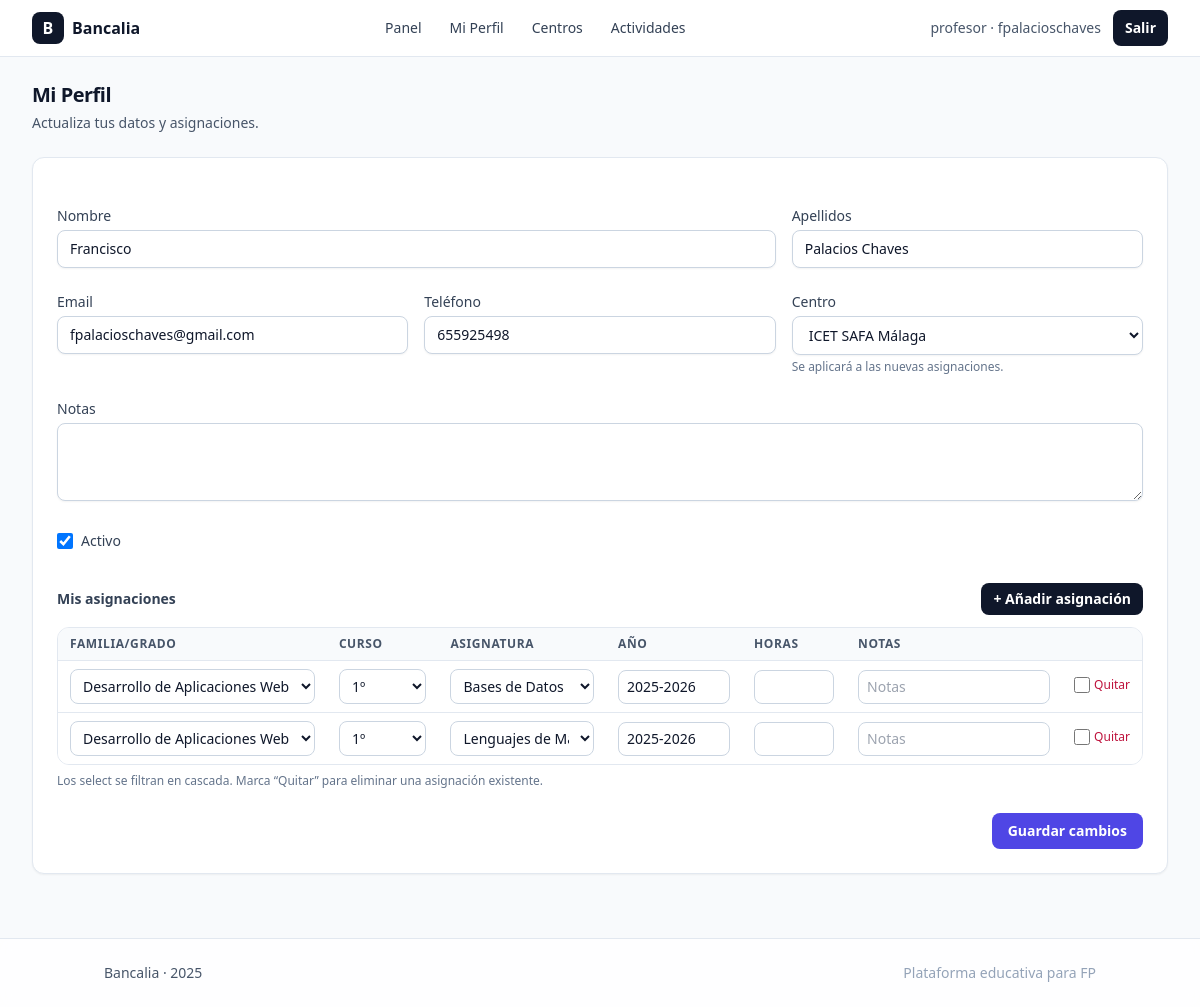
/mi-perfil.php (signed in), run on the app's committed database.
### tables this page shows
CREATE TABLE `profesores` (
  `id` int(11) NOT NULL,
  `centro_id` int(11) DEFAULT NULL,
  `nombre` varchar(120) NOT NULL,
  `apellidos` varchar(160) NOT NULL,
  `email` varchar(160) NOT NULL,
  `telefono` varchar(30) DEFAULT NULL,
  `notas` text DEFAULT NULL,
  `is_active` tinyint(1) NOT NULL DEFAULT 1,
  `created_at` datetime NOT NULL DEFAULT current_timestamp(),
  `updated_at` datetime NOT NULL DEFAULT current_timestamp() ON UPDATE current_timestamp()
);

CREATE TABLE `centros` (
  `id` int(11) NOT NULL,
  `nombre` varchar(180) NOT NULL,
  `slug` varchar(190) NOT NULL,
  `codigo` varchar(50) DEFAULT NULL,
  `tipo` enum('publico','privado','concertado') NOT NULL DEFAULT 'publico',
  `comunidad` varchar(100) DEFAULT NULL,
  `provincia` varchar(100) DEFAULT NULL,
  `localidad` varchar(120) DEFAULT NULL,
  `direccion` varchar(200) DEFAULT NULL,
  `cp` varchar(10) DEFAULT NULL,
  `email` varchar(150) DEFAULT NULL,
  `telefono` varchar(30) DEFAULT NULL,
  `web` varchar(200) DEFAULT NULL,
  `lat` decimal(10,7) DEFAULT NULL,
  `lng` decimal(10,7) DEFAULT NULL,
  `descripcion` text DEFAULT NULL,
  `is_active` tinyint(1) NOT NULL DEFAULT 1,
  `created_at` datetime NOT NULL DEFAULT current_timestamp(),
  `updated_at` datetime NOT NULL DEFAULT current_timestamp() ON UPDATE current_timestamp()
);

CREATE TABLE `profesor_asignacion` (
  `id` int(11) NOT NULL,
  `profesor_id` int(11) NOT NULL,
  `centro_id` int(11) DEFAULT NULL,
  `familia_id` int(11) NOT NULL,
  `curso_id` int(11) NOT NULL,
  `asignatura_id` int(11) NOT NULL,
  `anio_academico` varchar(9) NOT NULL,
  `horas` int(11) DEFAULT NULL,
  `observaciones` text DEFAULT NULL,
  `is_active` tinyint(1) NOT NULL DEFAULT 1,
  `created_at` datetime NOT NULL DEFAULT current_timestamp(),
  `updated_at` datetime NOT NULL DEFAULT current_timestamp() ON UPDATE current_timestamp()
);

CREATE TABLE `familias_profesionales` (
  `id` int(11) NOT NULL,
  `nombre` varchar(150) NOT NULL,
  `slug` varchar(160) NOT NULL,
  `descripcion` text DEFAULT NULL,
  `is_active` tinyint(1) NOT NULL DEFAULT 1,
  `created_at` datetime NOT NULL DEFAULT current_timestamp(),
  `updated_at` datetime NOT NULL DEFAULT current_timestamp() ON UPDATE current_timestamp()
);

### config.php (called while the page is built, shortened)
<?php
function pdo(): PDO {
  static $pdo;
  if ($pdo instanceof PDO) return $pdo;
  $pdo = new PDO(
    'mysql:host=127.0.0.1;dbname=bancalia;charset=utf8mb4',
    'root', '',
    [
      PDO::ATTR_ERRMODE => PDO::ERRMODE_EXCEPTION,
      PDO::ATTR_DEFAULT_FETCH_MODE => PDO::FETCH_ASSOC,
      PDO::ATTR_EMULATE_PREPARES => false,
    ]
  );
  return $pdo;
}
function h(?string $s): string { return htmlspecialchars((string)$s, ENT_QUOTES, 'UTF-8'); }

### public/mi-perfil.php (the view, shortened to what this page needs)
<?php
require_once __DIR__ . '/../config.php';
require_once __DIR__ . '/../partials/header.php';
$profesorId = 0;
if (($u['role'] ?? '') !== 'admin') {
  $profesorId = (int)($u['profesor_id'] ?? 0);
  if ($profesorId <= 0) {
    $email = trim((string)($u['email'] ?? ''));
    if ($email !== '') {
      $stFind = pdo()->prepare('SELECT id FROM profesores WHERE email = :e LIMIT 1');
      $stFind->execute([':e' => $email]);
      if ($row = $stFind->fetch()) {
        $profesorId = (int)$row['id'];
      }
    }
  }
} else {
  $profesorId = (int)($u['profesor_id'] ?? 0);
}
$centros = pdo()->query('SELECT id, nombre FROM centros WHERE is_active=1 ORDER BY nombre ASC')->fetchAll();
$fams    = pdo()->query('SELECT id, nombre FROM familias_profesionales WHERE is_active=1 ORDER BY nombre ASC')->fetchAll();
$prof = null;
if ($profesorId > 0) {
  $st = pdo()->prepare('SELECT * FROM profesores WHERE id=:id LIMIT 1');
  $st->execute([':id'=>$profesorId]);
  $prof = $st->fetch();
}
$asigRows = [];
if ($profesorId > 0) {
  $asignaciones = pdo()->prepare('
    SELECT pa.id, pa.familia_id, pa.curso_id, pa.asignatura_id, pa.anio_academico, pa.horas, pa.observaciones, pa.is_active,
           f.nombre AS familia, c.nombre AS curso, a.nombre AS asignatura
    FROM profesor_asignacion pa
    JOIN familias_profesionales f ON f.id = pa.familia_id
    JOIN cursos c ON c.id = pa.curso_id
    JOIN asignaturas a ON a.id = pa.asignatura_id
    WHERE pa.profesor_id = :p
    ORDER BY f.nombre ASC, c.orden ASC, a.orden ASC, a.nombre ASC
  ');
  $asignaciones->execute([':p'=>$profesorId]);
  $asigRows = $asignaciones->fetchAll();
}
?>
<div class="mb-6 flex items-center justify-between">
  <div>
    <h1 class="text-xl font-semibold tracking-tight">Mi Perfil</h1>
    <p class="mt-1 text-sm text-slate-600">Actualiza tus datos y asignaciones.</p>
  </div>
</div>
<div class="rounded-xl border border-slate-200 bg-white p-6 shadow-sm">
  <form method="post" action="" class="space-y-6" id="profForm">
    <div class="grid gap-4 sm:grid-cols-3">
      <div class="sm:col-span-2">
        <label class="mb-1 block text-sm font-medium text-slate-700">Nombre</label>
        <input name="nombre" type="text" required value="<?= h($prof['nombre'] ?? '') ?>"
               class="w-full rounded-lg border border-slate-300 bg-white px-3 py-2 text-sm shadow-sm focus:ring-2 focus:ring-slate-400">
      </div>
      <div>
        <label class="mb-1 block text-sm font-medium text-slate-700">Apellidos</label>
        <input name="apellidos" type="text" required value="<?= h($prof['apellidos'] ?? '') ?>"
               class="w-full rounded-lg border border-slate-300 bg-white px-3 py-2 text-sm shadow-sm focus:ring-2 focus:ring-slate-400">
      </div>
    </div>
    <div class="grid gap-4 sm:grid-cols-3">
      <div>
        <label class="mb-1 block text-sm font-medium text-slate-700">Email</label>
        <input name="email" type="email" value="<?= h((string)($prof['email'] ?? '')) ?>"
               class="w-full rounded-lg border border-slate-300 bg-white px-3 py-2 text-sm shadow-sm focus:ring-2 focus:ring-slate-400">
      </div>
      <div>
        <label class="mb-1 block text-sm font-medium text-slate-700">Teléfono</label>
        <input name="telefono" type="text" value="<?= h((string)($prof['telefono'] ?? '')) ?>"
               class="w-full rounded-lg border border-slate-300 bg-white px-3 py-2 text-sm shadow-sm focus:ring-2 focus:ring-slate-400">
      </div>
      <div>
        <label class="mb-1 block text-sm font-medium text-slate-700">Centro</label>
        <select name="centro_id" class="w-full rounded-lg border border-slate-300 bg-white px-3 py-2 text-sm shadow-sm focus:ring-2 focus:ring-slate-400">
          <?php foreach ($centros as $c): ?>
            <option value="<?= (int)$c['id'] ?>" <?= ((int)($prof['centro_id'] ?? 0)===(int)$c['id'])?'selected':'' ?>>
              <?= h($c['nombre']) ?>
            </option>
          <?php endforeach; ?>
        </select>
        <p class="mt-1 text-xs text-slate-500">Se aplicará a las nuevas asignaciones.</p>
      </div>
    </div>
    <div>
      <label class="mb-1 block text-sm font-medium text-slate-700">Notas</label>
      <textarea name="notas" rows="3"
                class="w-full rounded-lg border border-slate-300 bg-white px-3 py-2 text-sm shadow-sm focus:ring-2 focus:ring-slate-400"><?= h((string)($prof['notas'] ?? '')) ?></textarea>
    </div>
    <div class="flex items-center gap-2">
      <input id="is_active" name="is_active" type="checkbox" class="h-4 w-4 rounded border-slate-300 text-slate-900 focus:ring-slate-400"
             <?= ((int)($prof['is_active'] ?? 1)===1 ? 'checked' : '') ?>>
      <label for="is_active" class="text-sm text-slate-700">Activo</label>
    </div>
    <div class="pt-2">
      <div class="mb-3 flex items-center justify-between">
        <h2 class="text-sm font-semibold text-slate-700">Mis asignaciones</h2>
        <button type="button" id="btnAddRow"
                class="inline-flex items-center rounded-lg bg-slate-900 px-3 py-1.5 text-sm font-semibold text-white hover:bg-slate-800">
          + Añadir asignación
        </button>
      </div>
      <div class="overflow-hidden rounded-xl border border-slate-200">
        <table class="min-w-full divide-y divide-slate-200">
          <thead class="bg-slate-50">
            <tr>
              <th class="px-3 py-2 text-left text-xs font-semibold uppercase tracking-wider text-slate-600">Familia/Grado</th>
              <th class="px-3 py-2 text-left text-xs font-semibold uppercase tracking-wider text-slate-600">Curso</th>
              <th class="px-3 py-2 text-left text-xs font-semibold uppercase tracking-wider text-slate-600">Asignatura</th>
              <th class="px-3 py-2 text-left text-xs font-semibold uppercase tracking-wider text-slate-600">Año</th>
              <th class="px-3 py-2 text-left text-xs font-semibold uppercase tracking-wider text-slate-600">Horas</th>
              <th class="px-3 py-2 text-left text-xs font-semibold uppercase tracking-wider text-slate-600">Notas</th>
              <th class="px-3 py-2"></th>
            </tr>
          </thead>
          <tbody id="rowsBody" class="divide-y divide-slate-200 bg-white">
            <?php foreach ($asigRows as $idx => $r): ?>
              <tr>
                <td class="px-3 py-2">
                  <select name="asig_familia_id[]" class="famSel w-full rounded-lg border border-slate-300 bg-white px-2 py-1.5 text-sm focus:ring-2 focus:ring-slate-400">
                    <?php foreach ($fams as $f): ?>
                      <option value="<?= (int)$f['id'] ?>" <?= (int)$r['familia_id']===(int)$f['id']?'selected':'' ?>>
                        <?= h($f['nombre']) ?>
                      </option>
                    <?php endforeach; ?>
                  </select>
                </td>
                <td class="px-3 py-2">
                  <select name="asig_curso_id[]" class="cursoSel w-full rounded-lg border border-slate-300 bg-white px-2 py-1.5 text-sm focus:ring-2 focus:ring-slate-400"></select>
                </td>
                <td class="px-3 py-2">
                  <select name="asig_asignatura_id[]" class="asigSel w-full rounded-lg border border-slate-300 bg-white px-2 py-1.5 text-sm focus:ring-2 focus:ring-slate-400"></select>
                </td>
                <td class="px-3 py-2">
                  <input name="asig_anio[]" type="text" value="<?= h($r['anio_academico']) ?>" placeholder="2025-2026"
                         class="w-28 rounded-lg border border-slate-300 bg-white px-2 py-1.5 text-sm focus:ring-2 focus:ring-slate-400">
                </td>
                <td class="px-3 py-2">
                  <input name="asig_horas[]" type="number" min="0" value="<?= h((string)$r['horas']) ?>"
                         class="w-20 rounded-lg border border-slate-300 bg-white px-2 py-1.5 text-sm focus:ring-2 focus:ring-slate-400">
                </td>
                <td class="px-3 py-2">
                  <input name="asig_obs[]" type="text" value="<?= h((string)$r['observaciones']) ?>"
                         class="w-48 rounded-lg border border-slate-300 bg-white px-2 py-1.5 text-sm focus:ring-2 focus:ring-slate-400" placeholder="Notas">
                </td>
                <td class="px-3 py-2 text-right">
                  <label class="inline-flex items-center gap-1 text-xs text-rose-700">
                    <input type="checkbox" name="asig_delete[]" value="<?= $idx ?>" class="h-4 w-4 rounded border-slate-300 text-rose-600 focus:ring-rose-400">
                    Quitar
                  </label>
                </td>
              </tr>
            <?php endforeach; ?>
          </tbody>
        </table>
      </div>
      <p class="mt-2 text-xs text-slate-500">Los select se filtran en cascada. Marca “Quitar” para eliminar una asignación existente.</p>
    </div>
    <div class="flex justify-end">
      <button type="submit"
              class="inline-flex items-center justify-center rounded-lg bg-indigo-600 px-4 py-2 text-sm font-semibold text-white hover:bg-indigo-500">
        Guardar cambios
      </button>
    </div>
  </form>
</div>
<?php require_once __DIR__ . '/../partials/footer.php'; ?>

### data on the page
profesores: nombre "Francisco", apellidos "Palacios Chaves", email "fpalacioschaves@gmail.com", telefono "655925498", centro_id "ICET SAFA Málaga", is_active "☑"
profesor_asignacion: familia.nombre "Desarrollo de Aplicaciones Web", anio_academico "2025-2026"
profesor_asignacion: familia.nombre "Desarrollo de Aplicaciones Web", anio_academico "2025-2026"

### other printed values
$u['role'] "profesor"
$u['nombre'] "fpalacioschaves"
